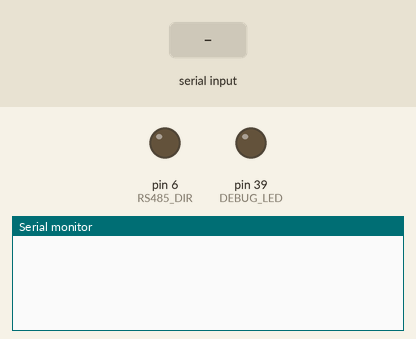
A sketch run on a simulated Arduino Mega 2560, built with avr-gcc and run on an emulated ATmega2560. Shown: output pins drawn as LEDs (lit = HIGH), the last lines printed to the serial monitor. The inputs (shaded band) are chosen by the test bench.

Above: at 1.2 s.
1.3 s: "#" received over the second serial link
At 2.5 s:
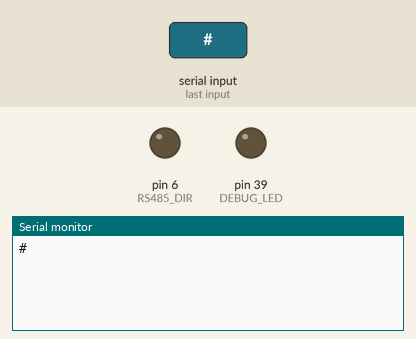
2.8 s: "1" received over the second serial link
At 3.7 s:
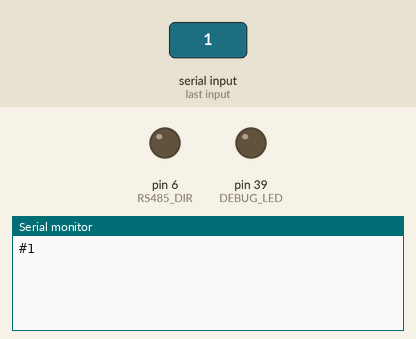

Measured:
- after the input at 1.3 s, the serial monitor: prints a new line at once (image 1)
- after the input at 2.8 s, the serial monitor: prints a new line at once (image 2)

The sketch:

serial_test_485.ino
```cpp
//LECTURA DE SENSOR CLS-500
//JS67107
#define RS485_DIR 6
#define RS485_TX 1
#define RS485_RX 0

#define DEBUG_LED 39
void setup()
{
  digitalWrite(DEBUG_LED,0);
  pinMode(DEBUG_LED, OUTPUT);

  digitalWrite(RS485_DIR, RS485_RX);
  pinMode(RS485_DIR, OUTPUT);

  Serial.begin(9600);
  Serial2.begin(9600);
  //digitalWrite(RS485_DIR, RS485_TX);
}

void loop()
{
  //test1();
  test2();
}
void test1(void)
{
  static int sm=0;
  if (sm == 0)
  {
    digitalWrite(RS485_DIR, RS485_TX);
    sm++;
  }
  if (sm == 1)
  {
    if (Serial.available())
    {
      int inByte = Serial.read();
      Serial2.write(inByte);

      if (inByte == '#')//ultime byte
      {
        //delayMicroseconds(50); //-> metodo 2
        delay(2);//-> metodo 1

        digitalWrite(RS485_DIR, RS485_RX);
        digitalWrite(DEBUG_LED, !digitalRead(DEBUG_LED));
        sm++;
      }
    }
  }

  if (sm == 2)
  {
    if (Serial2.available())
    {
      //digitalWrite(DEBUG_LED, !digitalRead(DEBUG_LED));
      int inByte = Serial2.read();
      Serial.write(inByte);
    }
  }
}
////////////////////////////////////////////////////////////////
void test2(void)
{
  static int sm=0;
  if (sm == 0)
  {
    digitalWrite(RS485_DIR, RS485_RX);
    sm++;
    }

  if (sm ==1)
  {
    if (Serial2.available())
    {
      //digitalWrite(DEBUG_LED, !digitalRead(DEBUG_LED));
      int inByte = Serial2.read();
      Serial.write(inByte);
    }
  }


}
```
